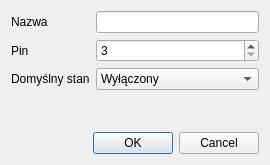
<?xml version="1.0" encoding="UTF-8"?>
<ui version="4.0">
 <class>DeviceDialog</class>
 <widget class="QDialog" name="DeviceDialog">
  <property name="geometry">
   <rect>
    <x>0</x>
    <y>0</y>
    <width>270</width>
    <height>165</height>
   </rect>
  </property>
  <property name="windowTitle">
   <string>Opcje urządzenia</string>
  </property>
  <property name="windowIcon">
   <iconset resource="../common.qrc">
    <normaloff>:/icons/icon_options</normaloff>:/icons/icon_options</iconset>
  </property>
  <layout class="QGridLayout" name="gridLayout">
   <item row="2" column="1">
    <widget class="QComboBox" name="Active">
     <item>
      <property name="text">
       <string>Wyłączony</string>
      </property>
     </item>
     <item>
      <property name="text">
       <string>Załączony</string>
      </property>
     </item>
    </widget>
   </item>
   <item row="2" column="0">
    <widget class="QLabel" name="labelDefault">
     <property name="text">
      <string>Domyślny stan</string>
     </property>
    </widget>
   </item>
   <item row="0" column="0">
    <widget class="QLabel" name="labelName">
     <property name="text">
      <string>Nazwa</string>
     </property>
    </widget>
   </item>
   <item row="0" column="1">
    <widget class="QLineEdit" name="Name"/>
   </item>
   <item row="1" column="0">
    <widget class="QLabel" name="labelPin">
     <property name="text">
      <string>Pin</string>
     </property>
    </widget>
   </item>
   <item row="1" column="1">
    <widget class="QSpinBox" name="Pin">
     <property name="minimum">
      <number>3</number>
     </property>
     <property name="maximum">
      <number>9</number>
     </property>
    </widget>
   </item>
   <item row="4" column="0" colspan="2">
    <widget class="QDialogButtonBox" name="buttonBox">
     <property name="orientation">
      <enum>Qt::Horizontal</enum>
     </property>
     <property name="standardButtons">
      <set>QDialogButtonBox::Cancel|QDialogButtonBox::Ok</set>
     </property>
    </widget>
   </item>
   <item row="3" column="0" colspan="2">
    <spacer name="verticalSpacer">
     <property name="orientation">
      <enum>Qt::Vertical</enum>
     </property>
     <property name="sizeHint" stdset="0">
      <size>
       <width>20</width>
       <height>0</height>
      </size>
     </property>
    </spacer>
   </item>
  </layout>
 </widget>
 <resources>
  <include location="../common.qrc"/>
 </resources>
 <connections>
  <connection>
   <sender>buttonBox</sender>
   <signal>accepted()</signal>
   <receiver>DeviceDialog</receiver>
   <slot>accept()</slot>
   <hints>
    <hint type="sourcelabel">
     <x>227</x>
     <y>134</y>
    </hint>
    <hint type="destinationlabel">
     <x>157</x>
     <y>159</y>
    </hint>
   </hints>
  </connection>
  <connection>
   <sender>buttonBox</sender>
   <signal>rejected()</signal>
   <receiver>DeviceDialog</receiver>
   <slot>reject()</slot>
   <hints>
    <hint type="sourcelabel">
     <x>240</x>
     <y>140</y>
    </hint>
    <hint type="destinationlabel">
     <x>249</x>
     <y>159</y>
    </hint>
   </hints>
  </connection>
  <connection>
   <sender>Name</sender>
   <signal>editingFinished()</signal>
   <receiver>DeviceDialog</receiver>
   <slot>onParamsChange()</slot>
   <hints>
    <hint type="sourcelabel">
     <x>182</x>
     <y>27</y>
    </hint>
    <hint type="destinationlabel">
     <x>366</x>
     <y>24</y>
    </hint>
   </hints>
  </connection>
 </connections>
 <slots>
  <slot>onParamsChange()</slot>
 </slots>
</ui>
